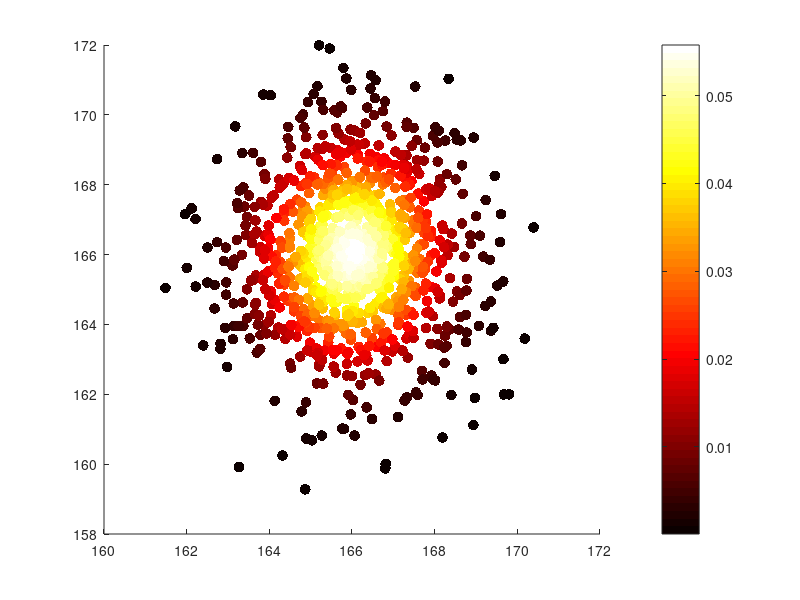
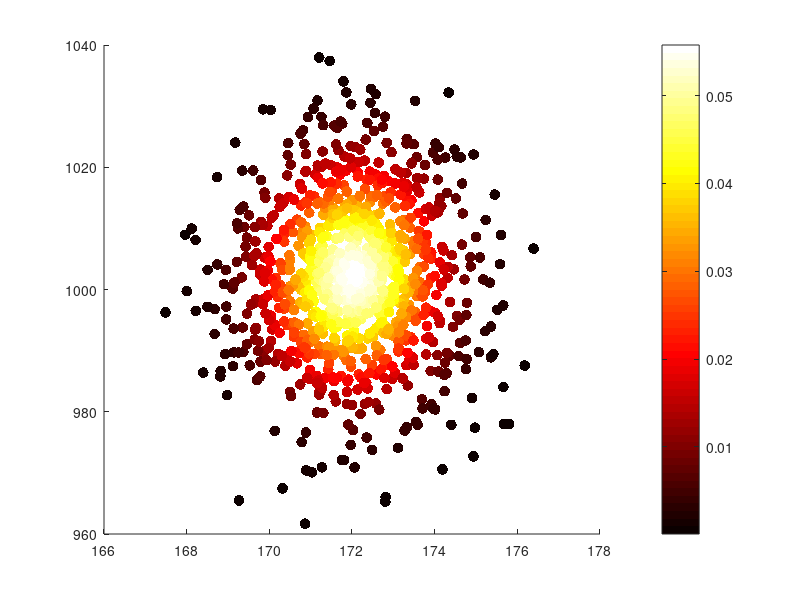

The MATLAB script that drew these images, in order:
%WARM UP TASKS
% ANSWER 1:
rng(201601);
mu = [166;166];
sigma = [2,0;0,4];
r=mvnrnd(mu,sigma,1000);

% ANSWER 2 :
meanx=0;
meany=0;
for i=1:1000
    meanx=meanx + r(i,1);
    meany=meany + r(i,2);
 end;
meanx=meanx/1000;
meany=meany/1000;

sgmx=0;
sgmy=0;
sgmxy=0;
for i=1:1000
    sgmx=sgmx+(r(i,1)-meanx)*(r(i,1)-meanx);
    sgmy=sgmy+(r(i,2)-meany)*(r(i,2)-meany);
    sgmxy=sgmxy+(r(i,1)-meanx)*(r(i,2)-meany);
end;
sgmx=sgmx/1000;
sgmy=sgmy/1000;
sgmxy=sgmxy/1000;

MU_OLD = [meanx meany];
SIGMA_OLD = [sgmx ,sgmxy; sgmxy, sgmy];
MU_ORIG = MU_OLD.';

% ANSWER 3 :
p = mvnpdf(r,MU_OLD,SIGMA_OLD);
figure;
colormap('hot');
hold on;
scatter(r(:,1),r(:,2),60,p,'filled');
colorbar;

%ANSWER 4 :
A = [1 0;0 6];
b= [6;6];
tr=r.';

for i=1:1000
    TR_r(:,i)=A*tr(:,i);
    TR_r(:,i)=TR_r(:,i)+b;
end;

ftr=TR_r.';

% % ANSWER 5 :
ftrmeanx=0;
ftrmeany=0;
for i=1:1000
    ftrmeanx=ftrmeanx + ftr(i,1);
    ftrmeany=ftrmeany + ftr(i,2);
 end;
ftrmeanx=ftrmeanx/1000;
ftrmeany=ftrmeany/1000;

ftrsgmx=0;
ftrsgmy=0;
ftrsgmxy=0;
for i=1:1000
    ftrsgmx=ftrsgmx+(ftr(i,1)-ftrmeanx)*(ftr(i,1)-ftrmeanx);
    ftrsgmy=ftrsgmy+(ftr(i,2)-ftrmeany)*(ftr(i,2)-ftrmeany);
    ftrsgmxy=ftrsgmxy+(ftr(i,1)-ftrmeanx)*(ftr(i,2)-ftrmeany);
end;
ftrsgmx=ftrsgmx/1000;
ftrsgmy=ftrsgmy/1000;
ftrsgmxy=ftrsgmxy/1000;
% 
MU_NEW = [ftrmeanx ftrmeany];
SIGMA_NEW = [ftrsgmx ,ftrsgmxy; ftrsgmxy, ftrsgmy];

% % ANSWER 6 :
tp = mvnpdf(ftr,MU_NEW,SIGMA_NEW);
figure;
colormap('hot');
hold on;
scatter(ftr(:,1),ftr(:,2),60,p,'filled');
colorbar;
